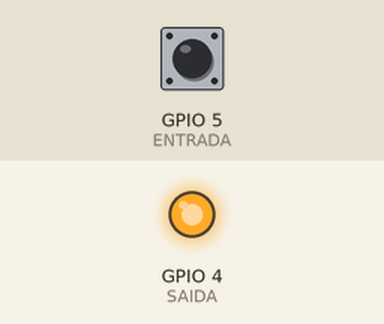
Simulated run of this sketch. Board: ESP32. Shown: output pins drawn as LEDs (lit = HIGH). The inputs (shaded band) are chosen by the test bench; at power-on: GPIO 5 (ENTRADA) HIGH. What the sketch prints to the serial monitor is not drawn.

Above: at 0.1 s.
Timing chart, 0 to 1.6 s (numbered marks = the images above):
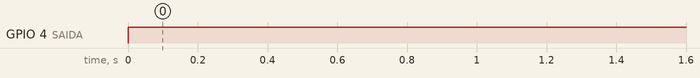

The sketch:

ModosGPIO.ino
```cpp
const int SAIDA = 4;      // ligue um fio entre o GPIO 4...
const int ENTRADA = 5;    // ...e o GPIO 5

void setup() {
  pinMode(SAIDA, OUTPUT);
  pinMode(ENTRADA, INPUT_PULLUP);
  Serial.begin(115200);
}

void loop() {
  for (int nivel = 0; nivel <= 1; nivel++) {
    digitalWrite(SAIDA, nivel);
    delayMicroseconds(10);
    Serial.printf("escrevi %d, li %d\n", nivel, digitalRead(ENTRADA));
  }
  delay(1000);
}
```

Measured:
- by itself, GPIO 4 (SAIDA): LOW → HIGH at 0.00 s
